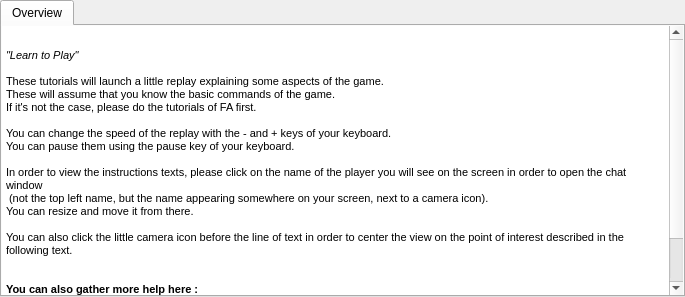
<?xml version="1.0" encoding="UTF-8"?>
<ui version="4.0">
 <class>topTabs</class>
 <widget class="QTabWidget" name="topTabs">
  <property name="geometry">
   <rect>
    <x>0</x>
    <y>0</y>
    <width>685</width>
    <height>297</height>
   </rect>
  </property>
  <property name="windowTitle">
   <string>TabWidget</string>
  </property>
  <property name="currentIndex">
   <number>0</number>
  </property>
  <widget class="QWidget" name="tab">
   <attribute name="title">
    <string>Overview</string>
   </attribute>
   <layout class="QGridLayout" name="gridLayout">
    <property name="margin">
     <number>0</number>
    </property>
    <item row="0" column="0">
     <widget class="QTextBrowser" name="textBrowser">
      <property name="frameShape">
       <enum>QFrame::NoFrame</enum>
      </property>
      <property name="lineWidth">
       <number>0</number>
      </property>
      <property name="readOnly">
       <bool>true</bool>
      </property>
      <property name="html">
       <string>&lt;!DOCTYPE HTML PUBLIC &quot;-//W3C//DTD HTML 4.0//EN&quot; &quot;http://www.w3.org/TR/REC-html40/strict.dtd&quot;&gt;
&lt;html&gt;&lt;head&gt;&lt;meta name=&quot;qrichtext&quot; content=&quot;1&quot; /&gt;&lt;style type=&quot;text/css&quot;&gt;
p, li { white-space: pre-wrap; }
&lt;/style&gt;&lt;/head&gt;&lt;body style=&quot; font-family:'MS Shell Dlg 2'; font-size:8.25pt; font-weight:400; font-style:normal;&quot;&gt;
&lt;p style=&quot; margin-top:0px; margin-bottom:0px; margin-left:0px; margin-right:0px; -qt-block-indent:0; text-indent:0px;&quot;&gt;&lt;span style=&quot; font-size:12pt; font-weight:600; color:#ffffff;&quot;&gt;Tutorials&lt;/span&gt;&lt;/p&gt;
&lt;p style=&quot; margin-top:0px; margin-bottom:0px; margin-left:0px; margin-right:0px; -qt-block-indent:0; text-indent:0px;&quot;&gt;&lt;span style=&quot; font-size:8pt; font-style:italic;&quot;&gt;&amp;quot;Learn to Play&amp;quot;&lt;/span&gt;&lt;/p&gt;
&lt;p style=&quot;-qt-paragraph-type:empty; margin-top:0px; margin-bottom:0px; margin-left:0px; margin-right:0px; -qt-block-indent:0; text-indent:0px; font-size:8pt;&quot;&gt;&lt;br /&gt;&lt;/p&gt;
&lt;p style=&quot; margin-top:0px; margin-bottom:0px; margin-left:0px; margin-right:0px; -qt-block-indent:0; text-indent:0px;&quot;&gt;&lt;span style=&quot; font-size:8pt;&quot;&gt;These tutorials will launch a little replay explaining some aspects of the game.&lt;/span&gt;&lt;/p&gt;
&lt;p style=&quot; margin-top:0px; margin-bottom:0px; margin-left:0px; margin-right:0px; -qt-block-indent:0; text-indent:0px;&quot;&gt;&lt;span style=&quot; font-size:8pt;&quot;&gt;These will assume that you know the basic commands of the game.&lt;/span&gt;&lt;/p&gt;
&lt;p style=&quot; margin-top:0px; margin-bottom:0px; margin-left:0px; margin-right:0px; -qt-block-indent:0; text-indent:0px;&quot;&gt;&lt;span style=&quot; font-size:8pt;&quot;&gt;If it's not the case, please do the tutorials of FA first.&lt;/span&gt;&lt;/p&gt;
&lt;p style=&quot;-qt-paragraph-type:empty; margin-top:0px; margin-bottom:0px; margin-left:0px; margin-right:0px; -qt-block-indent:0; text-indent:0px; font-size:8pt;&quot;&gt;&lt;br /&gt;&lt;/p&gt;
&lt;p style=&quot; margin-top:0px; margin-bottom:0px; margin-left:0px; margin-right:0px; -qt-block-indent:0; text-indent:0px;&quot;&gt;&lt;span style=&quot; font-size:8pt;&quot;&gt;You can change the speed of the replay with the - and + keys of your keyboard.&lt;/span&gt;&lt;/p&gt;
&lt;p style=&quot; margin-top:0px; margin-bottom:0px; margin-left:0px; margin-right:0px; -qt-block-indent:0; text-indent:0px;&quot;&gt;&lt;span style=&quot; font-size:8pt;&quot;&gt;You can pause them using the pause key of your keyboard.&lt;/span&gt;&lt;/p&gt;
&lt;p style=&quot;-qt-paragraph-type:empty; margin-top:0px; margin-bottom:0px; margin-left:0px; margin-right:0px; -qt-block-indent:0; text-indent:0px; font-size:8pt;&quot;&gt;&lt;br /&gt;&lt;/p&gt;
&lt;p style=&quot; margin-top:0px; margin-bottom:0px; margin-left:0px; margin-right:0px; -qt-block-indent:0; text-indent:0px;&quot;&gt;&lt;span style=&quot; font-size:8pt;&quot;&gt;In order to view the instructions texts, please click on the name of the player you will see on the screen in order to open the chat window&lt;/span&gt;&lt;/p&gt;
&lt;p style=&quot; margin-top:0px; margin-bottom:0px; margin-left:0px; margin-right:0px; -qt-block-indent:0; text-indent:0px;&quot;&gt;&lt;span style=&quot; font-size:8pt;&quot;&gt; (not the top left name, but the name appearing somewhere on your screen, next to a camera icon). &lt;/span&gt;&lt;/p&gt;
&lt;p style=&quot; margin-top:0px; margin-bottom:0px; margin-left:0px; margin-right:0px; -qt-block-indent:0; text-indent:0px;&quot;&gt;&lt;span style=&quot; font-size:8pt;&quot;&gt;You can resize and move it from there.&lt;/span&gt;&lt;/p&gt;
&lt;p style=&quot;-qt-paragraph-type:empty; margin-top:0px; margin-bottom:0px; margin-left:0px; margin-right:0px; -qt-block-indent:0; text-indent:0px; font-size:8pt;&quot;&gt;&lt;br /&gt;&lt;/p&gt;
&lt;p style=&quot; margin-top:0px; margin-bottom:0px; margin-left:0px; margin-right:0px; -qt-block-indent:0; text-indent:0px;&quot;&gt;&lt;span style=&quot; font-size:8pt;&quot;&gt;You can also click the little camera icon before the line of text in order to center the view on the point of interest described in the following text.&lt;/span&gt;&lt;/p&gt;
&lt;p style=&quot;-qt-paragraph-type:empty; margin-top:0px; margin-bottom:0px; margin-left:0px; margin-right:0px; -qt-block-indent:0; text-indent:0px; font-size:8pt;&quot;&gt;&lt;br /&gt;&lt;/p&gt;
&lt;p style=&quot;-qt-paragraph-type:empty; margin-top:0px; margin-bottom:0px; margin-left:0px; margin-right:0px; -qt-block-indent:0; text-indent:0px; font-size:8pt;&quot;&gt;&lt;br /&gt;&lt;/p&gt;
&lt;p style=&quot; margin-top:0px; margin-bottom:0px; margin-left:0px; margin-right:0px; -qt-block-indent:0; text-indent:0px;&quot;&gt;&lt;span style=&quot; font-size:8pt; font-weight:600;&quot;&gt;You can also gather more help here : &lt;/span&gt;&lt;/p&gt;
&lt;p style=&quot; margin-top:0px; margin-bottom:0px; margin-left:0px; margin-right:0px; -qt-block-indent:0; text-indent:0px;&quot;&gt;&lt;a href=&quot;http://www.faforever.com/forums/viewtopic.php?f=2&amp;amp;t=537&quot;&gt;&lt;span style=&quot; font-size:8pt; font-weight:600; text-decoration: underline; color:#55aaff;&quot;&gt;Help me I'm new !&lt;/span&gt;&lt;/a&gt;&lt;/p&gt;
&lt;p style=&quot;-qt-paragraph-type:empty; margin-top:0px; margin-bottom:0px; margin-left:0px; margin-right:0px; -qt-block-indent:0; text-indent:0px; font-size:8pt; color:#55aaff;&quot;&gt;&lt;br /&gt;&lt;/p&gt;
&lt;p style=&quot; margin-top:0px; margin-bottom:0px; margin-left:0px; margin-right:0px; -qt-block-indent:0; text-indent:0px;&quot;&gt;&lt;span style=&quot; font-size:8pt; font-weight:600;&quot;&gt;and here :&lt;/span&gt;&lt;/p&gt;
&lt;p style=&quot; margin-top:0px; margin-bottom:0px; margin-left:0px; margin-right:0px; -qt-block-indent:0; text-indent:0px;&quot;&gt;&lt;a href=&quot;http://www.faforever.com/forums/viewtopic.php?f=2&amp;amp;t=1614&quot;&gt;&lt;span style=&quot; font-size:8pt; font-weight:600; text-decoration: underline; color:#55aaff;&quot;&gt;Your Personal Trainer Team&lt;/span&gt;&lt;/a&gt;&lt;/p&gt;&lt;/body&gt;&lt;/html&gt;</string>
      </property>
      <property name="openExternalLinks">
       <bool>true</bool>
      </property>
     </widget>
    </item>
   </layout>
  </widget>
 </widget>
 <resources/>
 <connections/>
</ui>
